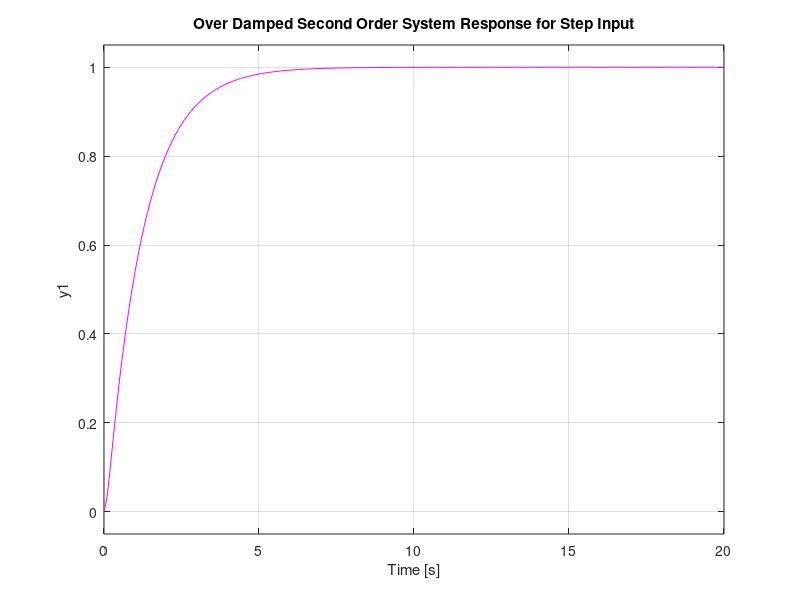

This chart was generated by the following MATLAB code: (Note: this script raises an error after producing the figure.)
num=[10]
den=[1 12.6 10]
sys=tf(num,den)
t=0:0.1:20
step(sys,t,'m')
title('Over Damped Second Order System Response for Step Input')
grid on
stepinfo(sys)
